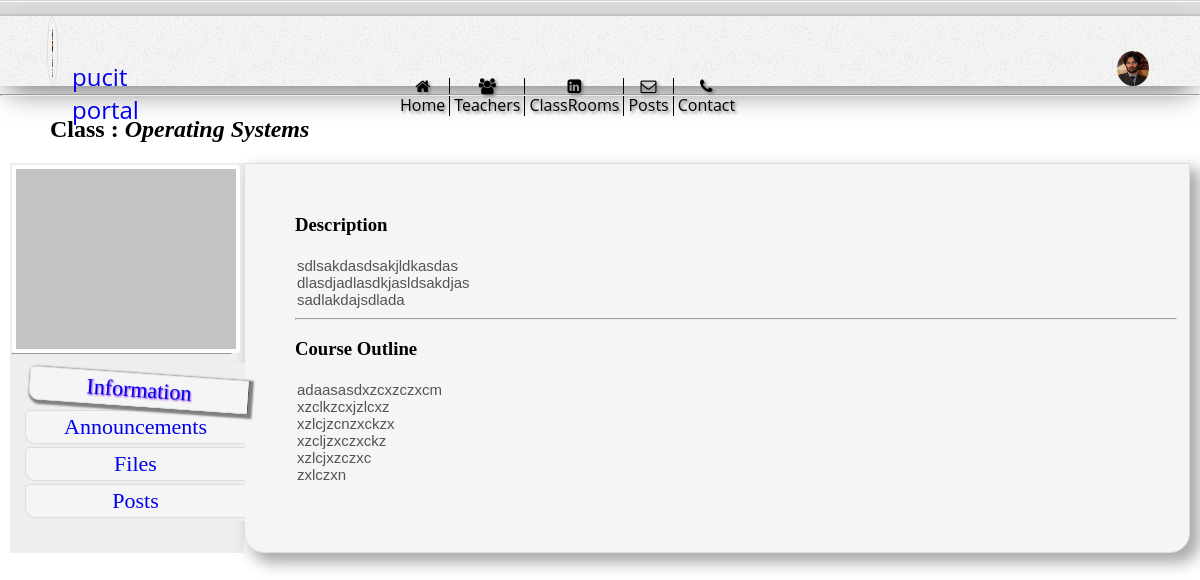
Screenshot of /PHP/WEBSITE/Classrooms_HTML/ClassRooms_Info.php?class=1 with the database file from the repository.
### tables this page shows
CREATE TABLE `classes` (
  `classId` int(4) unsigned NOT NULL AUTO_INCREMENT,
  `teacherId` int(4) unsigned DEFAULT NULL,
  `courseId` int(4) unsigned DEFAULT NULL,
  `description` longtext,
  `courseOutline` longtext,
  `image` varchar(45) DEFAULT NULL,
  PRIMARY KEY (`classId`)
);

CREATE TABLE `courses` (
  `courseId` int(4) unsigned NOT NULL AUTO_INCREMENT,
  `courseName` varchar(50) DEFAULT NULL,
  `credits` int(1) DEFAULT NULL,
  `description` longtext,
  PRIMARY KEY (`courseId`)
);

### PHP/WEBSITE/Classrooms_HTML/ClassRooms_Info.php (the view, shortened to what this page needs)
<?php
    include ('head.php');
    include ('../header.php');
    include ('classbodyhead.php');
?>
<?php $c=$_REQUEST['class']; ?>
<ul id="sub-nav" class="sub_child_content" style="min-width: 220px;position: relative;left: 13px;">
                        <li class="li_active"><a href=<?php echo '"ClassRooms_Info.php?class='.$c.'"' ?> >Information </a></li>
                        <li><a href=<?php echo '"ClassRooms_Announcements.php?class='.$c.'"' ?> >Announcements</a></li>
                        <li><a href=<?php echo '"ClassRooms_Files.php?class='.$c.'"' ?>>Files</a></li>
                        <li><a href=<?php echo '"ClassRooms_Posts.php?class='.$c.'"' ?>>Posts</a></li>
                    </ul>
</div>
    <div class="sub_child_content sub_main_content" style="max-width:20px;">
        <h3>Description</h3><textarea>
<?php
        $u = $_SESSION['user'];
        $c = $_SESSION['course'];
        $sql = 'select description,courseOutline from classes where classId = '.$_REQUEST['class'].';';
        $res = $db->query($sql);
        $row = $res->fetch(PDO::FETCH_NUM);
        echo $row[0];
        echo '</textarea><hr><h3>Course Outline</h3><textarea>';
        echo $row[1];
    ?>
                        </textarea></div>
        <?php
        include ('foot.php');
?>

### PHP/WEBSITE/Classrooms_HTML/classbodyhead.php (shortened to what this page needs)
<hr style="margin-top:20px;">
        <div id="class-announcements-page">
            <div id="class-announcements-content">
                <h2>Class : <i>
                    <?php
        $sql = 'select c.courseName,c1.image from courses c,classes c1 where c.courseId = c1.courseId and classId ='.$_REQUEST['class'];
        $res = $db->query($sql);
        $row = $res->fetch(PDO::FETCH_ASSOC);
            echo $row['courseName'];
                    $img = '../'.$row['image'];
                    if((empty($img) == true) || (file_exists($img) == false))
                    {
                        $img = '../image/default.jpg';
                    }
                    ?>
                    </i></h2>
                <div id="sub-content">
                    <div id="class-announcements-sidebar" class="sub_child_content" style="border: 0px solid black;">
                        <div id="class-logo-announcements-content">
                            <img class=""  src=<?php echo $img; ?> alt="Image Not Found...." >
                        </div>
                        <hr/>

### PHP/WEBSITE/css/style.css (style rules this page uses)
div,p { padding: 0px; border: 0px solid black; }
#class-announcements-sidebar { margin-left:50px; margin-right:20px; }
#class-announcements-content { margin-left:10px; margin-right:10px; }
#class-announcements-page { width: 100%; }
#class-logo-announcements-content { margin: auto; width: 220px; height: 180px; }
#class-announcements-content h2 { padding-left: 40px; }
#class-logo-announcements-content img { width: 100%; height: 100%; background-color: #fff; border-radius: 4px; padding: 4px; }
#sub-content .sub_child_content { display: table-cell; clear: both; background-color: #EEEEEE; padding-right: 12px; padding-left: 2px; padding-top: 2px; }
#sub-content { display: table; -webkit-column-span: all; -webkit-column-count: 5; -webkit-column-rule: 2px dotted }
#sub-content .sub_main_content { min-height: 300px; width: 100%; background-color: whitesmoke; border: 1px solid #ddd; border-bottom-left-radius: 20px; border-bottom-right-radius: 20px; z-index: 0; padding-top: 50px; padding-left: 50px; padding-bottom: 50px; box-shadow: 8px 8px 15px 2px #aaa; margin-left: 3%; vertical-align: middle; -webkit-column-fill: 60%; }
#sub-content #sub-nav > * { padding: 3; font-size: 22px; border-top-left-radius: 5px; border-bottom-left-radius: 10px; border-bottom: 1px #ddd solid; border-left: 1px #ddd solid; border-top: 1px #ddd solid; background-color: #F5F5F5; z-index: 13; text-align: center; margin-bottom: 3px; }
#sub-content #sub-nav { margin-top: 30px; padding: 0; list-style: none; }
.li_active { position: relative; left: 4px; border: 1px solid #4c4c4c; box-shadow: 2px 2px 2px 2px grey; text-shadow: 1px 1px 2px blueviolet; transform: rotate(4deg); margin-top: 10px; }

### PHP/WEBSITE/css/headr.css (style rules this page uses)
body { margin: 0; }

### PHP/WEBSITE/Classrooms_HTML/ClassRooms_Info.php (style rules this page uses)
textarea { background: whitesmoke; border: 0px; resize: none; width: 100%; height: 100%; outline: none; overflow: auto; font-size: 15px; font-family: sans-serif; }

### rows the page displays
classes: courseId.courseName "Operating Systems", description "sdlsakdasdsakjldkasdas dlasdjadlasdkjasldsakdjas sadlakdajsdlada", courseOutline "adaasasdxzcxzczxcm xzclkzcxjzlcxz xzlcjzcnzxckzx xzcljzxczxckz xzlcjxzczxc zxlczxn"
